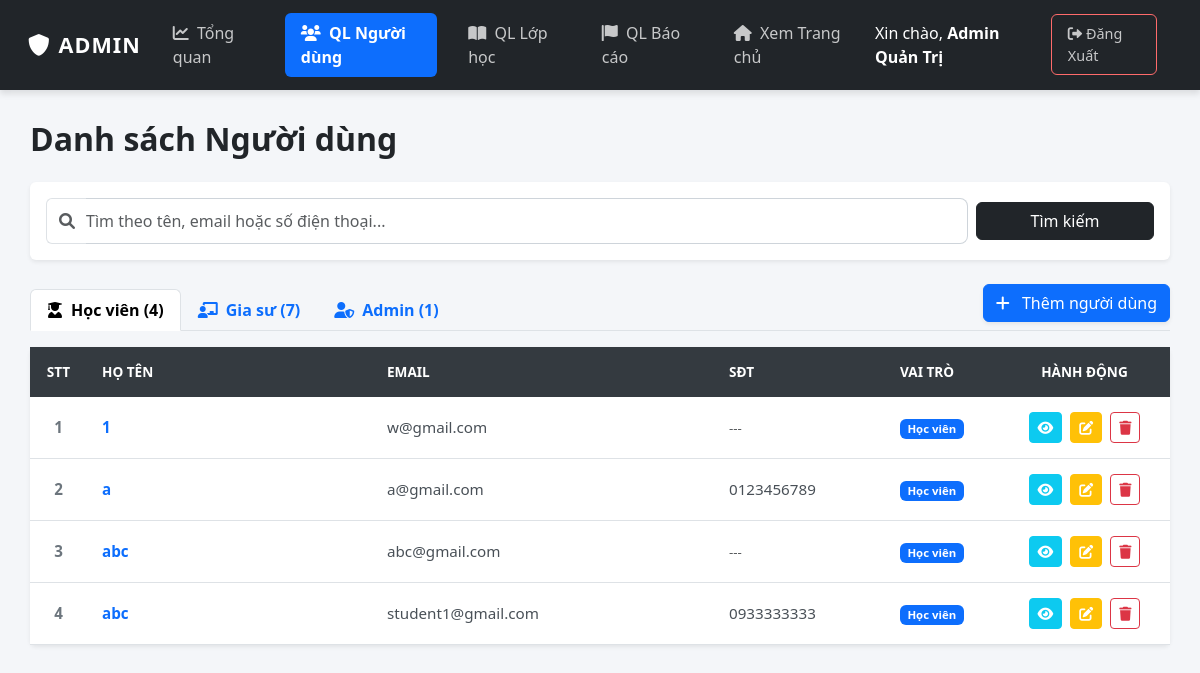
Before: /N14Lurny/admin/users.php (signed in) with the older database file.
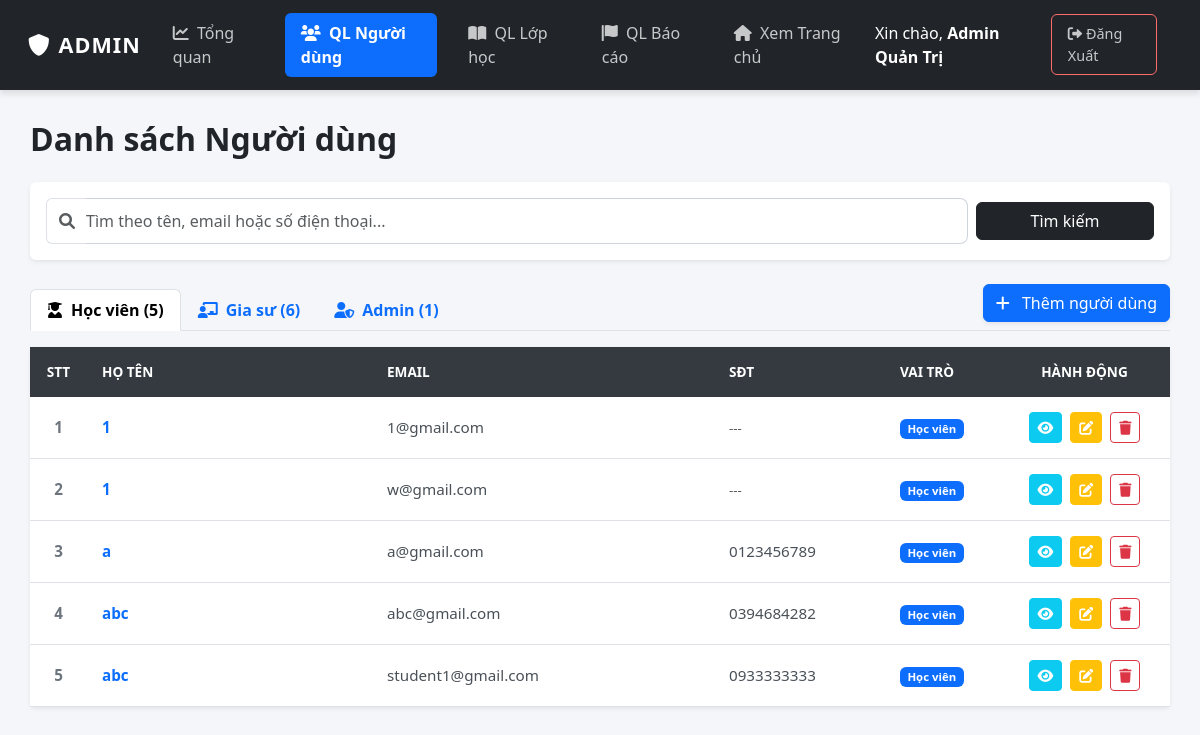
After: the same page with the newer database file.
### tables this page shows
CREATE TABLE `users` (
  `id` int(11) NOT NULL,
  `full_name` varchar(100) NOT NULL,
  `email` varchar(100) NOT NULL,
  `password` varchar(255) NOT NULL,
  `role` enum('admin','tutor','student') NOT NULL DEFAULT 'student',
  `avatar` varchar(255) DEFAULT NULL,
  `dob` date DEFAULT NULL,
  `gender` enum('Nam','Nữ','Khác') DEFAULT 'Nam',
  `phone` varchar(20) DEFAULT NULL,
  `bio` text DEFAULT NULL COMMENT 'Giới thiệu bản thân',
  `major` varchar(100) DEFAULT NULL COMMENT 'Chuyên ngành',
  `degree` varchar(100) DEFAULT NULL COMMENT 'Bằng cấp/Trình độ',
  `experience` varchar(100) DEFAULT NULL COMMENT 'Kinh nghiệm',
  `address` varchar(255) DEFAULT NULL COMMENT 'Địa chỉ/Khu vực',
  `school` varchar(255) DEFAULT NULL,
  `grade` varchar(50) DEFAULT NULL,
  `created_at` timestamp NOT NULL DEFAULT current_timestamp(),
  `warnings_count` int(11) DEFAULT 0 COMMENT 'Số lần bị cảnh cáo',
  `is_banned` tinyint(1) DEFAULT 0 COMMENT '1: Bị cấm dạy, 0: Bình thường'
);

### N14Lurny/admin/users.php (the view, shortened to what the changed rows need)
<?php
require __DIR__ . '/../config/db.php';
$sql = "SELECT * FROM users WHERE 1=1";
$sql .= " ORDER BY id DESC";
$result = $conn->query($sql);
$students = [];
$tutors = [];
$admins = [];
while ($row = $result->fetch_assoc()) {
    if ($row['role'] == 'student') { $students[] = $row; }
    elseif ($row['role'] == 'tutor') { $tutors[] = $row; }
    else { $admins[] = $row; }
}
?>
<!DOCTYPE html>
<html lang="vi">
<head>
    <link href="https://cdn.jsdelivr.net/npm/bootstrap@5.3.0/dist/css/bootstrap.min.css" rel="stylesheet">
    <link rel="stylesheet" href="https://cdnjs.cloudflare.com/ajax/libs/font-awesome/6.0.0/css/all.min.css">
    <link rel="stylesheet" href="../assets/css/admin.css">
</head>
<body>
<div class="admin-wrapper">
    <main class="admin-content">
        <div class="mb-4">
            <h2 class="text-dark m-0 fw-bold">Danh sách Người dùng</h2>
        </div>
        <div class="d-flex justify-content-between align-items-end mb-3 border-bottom">
            <ul class="nav nav-tabs border-bottom-0 mb-0" id="roleTabs" role="tablist">
                <li class="nav-item">
                    <button class="nav-link active fw-bold" id="student-tab" data-bs-toggle="tab" data-bs-target="#tab-student" type="button">
                        <i class="fas fa-user-graduate me-2"></i>Học viên (<?php echo count($students); ?>)
                    </button>
                </li>
                <li class="nav-item">
                    <button class="nav-link fw-bold" id="tutor-tab" data-bs-toggle="tab" data-bs-target="#tab-tutor" type="button">
                        <i class="fas fa-chalkboard-teacher me-2"></i>Gia sư (<?php echo count($tutors); ?>)
                    </button>
                </li>
            </ul>
        </div>
        <div class="tab-content" id="roleTabsContent">
            <div class="tab-pane fade show active" id="tab-student" role="tabpanel"><?php renderTable($students); ?></div>
        </div>
    </main>
</div>
<?php
function renderTable($data) {
    ?>
    <div class="card shadow-sm border-0">
        <div class="card-body p-0">
            <table class="table table-hover mb-0 align-middle">
                <thead class="table-dark">
                    <tr>
                        <th width="5%" class="text-center">STT</th>
                        <th width="25%">Họ tên</th>
                        <th width="30%">Email</th>
                        <th width="15%">SĐT</th> <th width="10%">Vai trò</th>
                        <th width="15%" class="text-center">Hành động</th>
                    </tr>
                </thead>
                <tbody>
                    <?php
                    $stt = 1;
                    foreach ($data as $row):
                    ?>
                    <tr>
                        <td class="text-center fw-bold text-secondary"><?php echo $stt++; ?></td>
                        <td class="fw-bold text-primary"><?php echo $row['full_name']; ?></td>
                        <td><?php echo $row['email']; ?></td>
                        <td><?php echo $row['phone'] ? $row['phone'] : '<span class="text-muted small">---</span>'; ?></td>
                        <td>
                            <?php if($row['role'] == 'student'): ?><span class="badge bg-primary">Học viên</span>
                            <?php elseif($row['role'] == 'tutor'): ?><span class="badge bg-success">Gia sư</span>
                            <?php else: ?><span class="badge bg-danger">Admin</span><?php endif; ?>
                        </td>
                        <td class="text-center">
                            <a href="user_detail.php?id=<?php echo $row['id']; ?>" class="btn btn-info btn-sm text-white me-1"><i class="fas fa-eye"></i></a>
                            <a href="user_form.php?id=<?php echo $row['id']; ?>" class="btn btn-warning btn-sm text-white me-1"><i class="fas fa-edit"></i></a>
                            <?php if($row['id'] != $_SESSION['user_id']): ?>
                                <a href="users.php?delete_id=<?php echo $row['id']; ?>" class="btn btn-outline-danger btn-sm" onclick="return confirm('Xóa người dùng này?')"><i class="fas fa-trash"></i></a>
                            <?php endif; ?>
                        </td>
                    </tr>
                    <?php endforeach; ?>
                </tbody>
            </table>
        </div>
    </div>
    <?php
}
?>
</body>
</html>

Changed rows visible on the page:
added users: full_name "1", email "1@gmail.com", role "Học viên"
changed users "abc@gmail.com": phone (not shown) → "0394684282"; no longer shows "---"
Other visible differences:
count($students): "4" → "5"
count($tutors): "7" → "6"
